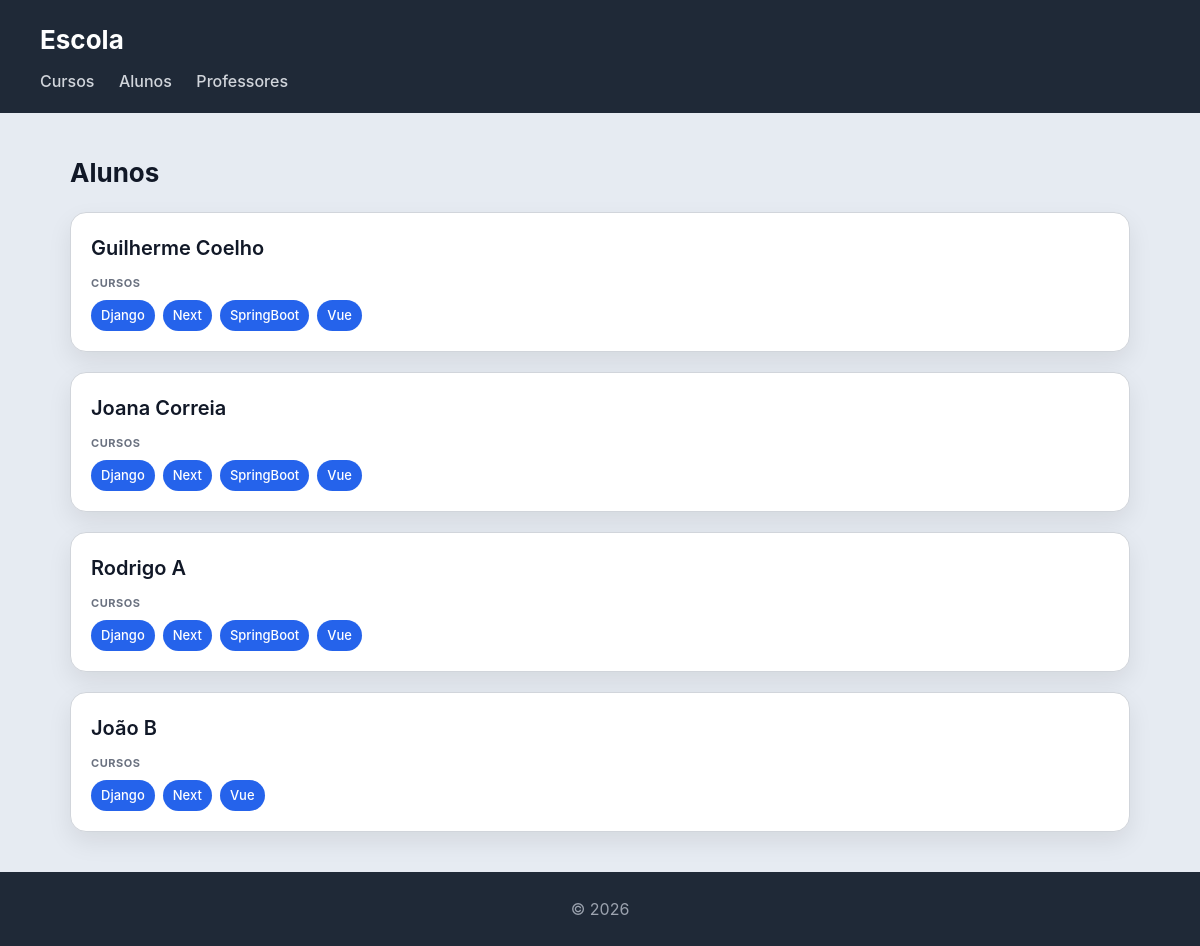
The page /escola/alunos/ on the database its author committed.
### escola/models.py (models this page shows, shortened)
class Aluno(models.Model):
    nome = models.CharField(max_length=100)
    numero = models.CharField(max_length=20, unique=True)

class Curso(models.Model):
    nome = models.CharField(max_length=100)
    imagem = models.FileField(upload_to='cursos_escola/')
    professor = models.ForeignKey(Professor, on_delete=models.CASCADE, related_name='cursos')
    alunos = models.ManyToManyField(Aluno, related_name='cursos')

### escola/views.py (the view)
# urls.py: path('alunos/',views.alunos_view, name="alunos"),
def alunos_view(request):
    alunos=Aluno.objects.all()
    return render(request, 'escola/alunos.html', {'alunos': alunos})

### escola/templates/escola/alunos.html
 {% extends "escola/base.html" %}
{% block content %}
<h2>Alunos</h2>
<section>
    {% for aluno in alunos %}
    <article>
        <header>
            <h3>{{ aluno.nome }}</h3>
        </header>
        <section>
            <h4>Cursos</h4>
            <ul>
                {% for curso in aluno.cursos.all %}
                    <li>{{ curso.nome }}</li>
                {% empty %}
                    <li>Sem cursos inscritos</li>
                {% endfor %}
            </ul>
        </section>
    </article>
    {% endfor %}
</section>
{% endblock %}

### escola/static/escola/styles.css (style rules this page uses)
* { box-sizing: border-box; margin: 0; padding: 0; }
body { font-family: "Inter", "Segoe UI", system-ui, -apple-system, sans-serif; background: #e6ebf2; color: #111827; line-height: 1.5; }
h2 { margin-bottom: 20px; font-size: 26px; }
section > article { background: white; padding: 20px; border-radius: 16px; border: 1px solid #d1d5db; box-shadow: 0 10px 25px rgba(0,0,0,0.08); transition: all 0.25s ease; margin-bottom: 20px; }
article > header { margin-bottom: 12px; }
article > header > h3 { font-size: 20px; font-weight: 600; margin-bottom: 4px; }
article > section { margin-top: 10px; }
article > section > h4 { font-size: 11px; text-transform: uppercase; color: #6b7280; margin-bottom: 8px; letter-spacing: 0.05em; }
article > section > ul { list-style: none; display: flex; flex-wrap: wrap; gap: 8px; }
article > section > ul > li { background: #2563eb; color: white; padding: 6px 10px; border-radius: 999px; font-size: 13px; font-weight: 500; }

### rows shown on the page
Aluno: nome "Guilherme Coelho"
Curso: nome "Django"
Curso: nome "Next"
Curso: nome "SpringBoot"
Curso: nome "Vue"
Aluno: nome "Joana Correia"
Aluno: nome "Rodrigo A"
Aluno: nome "João B"
